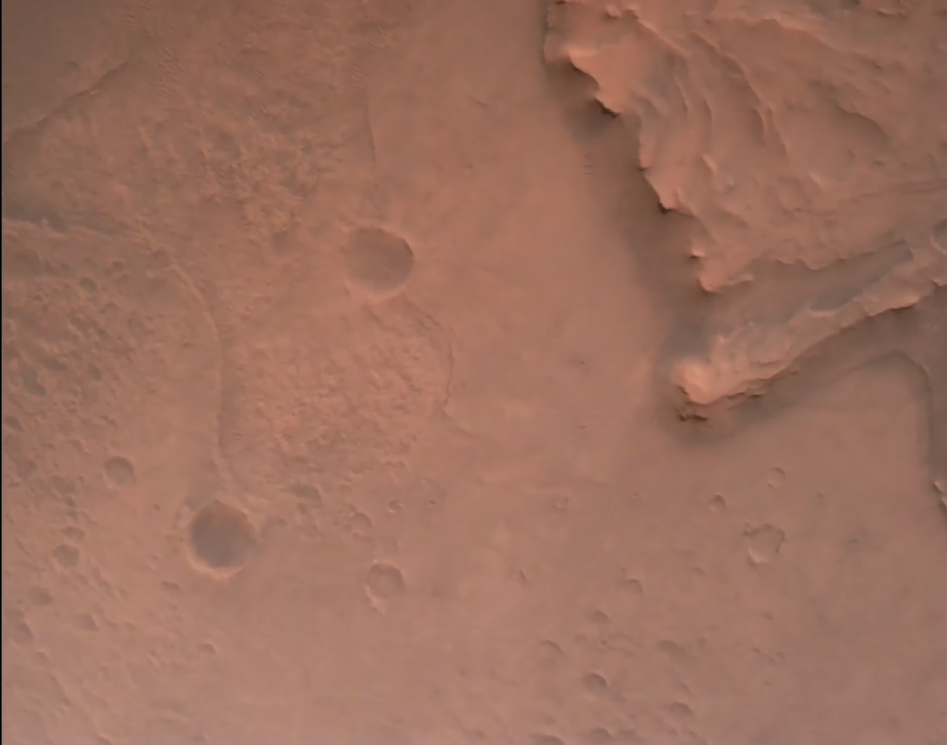
#> input picture data/aerials/Mars_Perseverance_descent_1.png, 947 x 745 px, shrunk from 2266 x 1782 before the run
$ python landing_jezero_west_bitwise.py
#> lines starting #> are read from the running program, lines starting #| are printed output that depends on the picture; after the words box and inside, x2 and y2 are one past the last pixel; in counts of white or black regions, pixels touching at a corner belong together
### src/perseverance/__init__.py
import matplotlib
matplotlib.use('Qt5Agg')

from os.path import dirname, realpath, join

assetsdir = join(dirname(dirname(dirname(realpath(__file__)))), "data", "aerials")

def rgb2gray(img):
    r = img[:, :, 0]
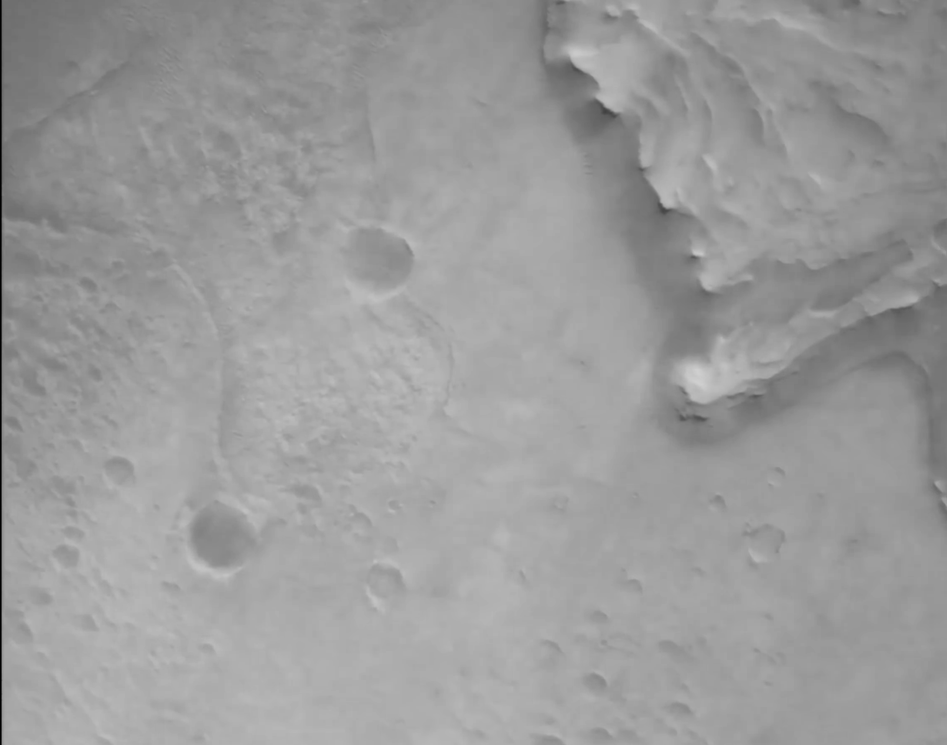
#> r: shape (745, 947) float32; min 0, max 0.812, mean 0.609
    g = img[:, :, 1]
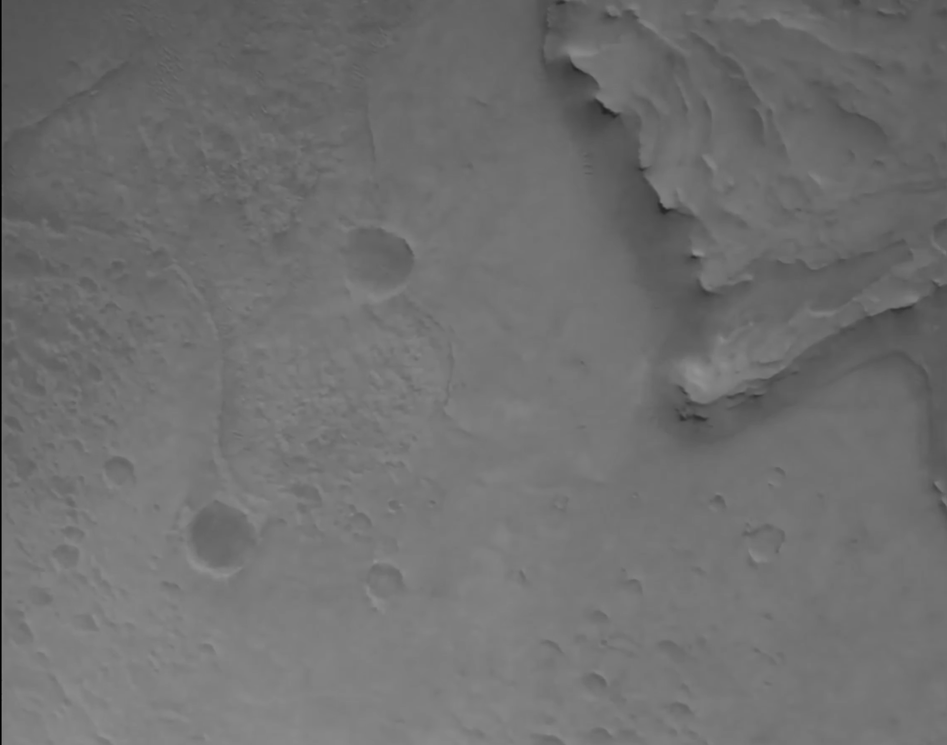
#> g: shape (745, 947) float32; min 0, max 0.573, mean 0.437
    b = img[:, :, 2]
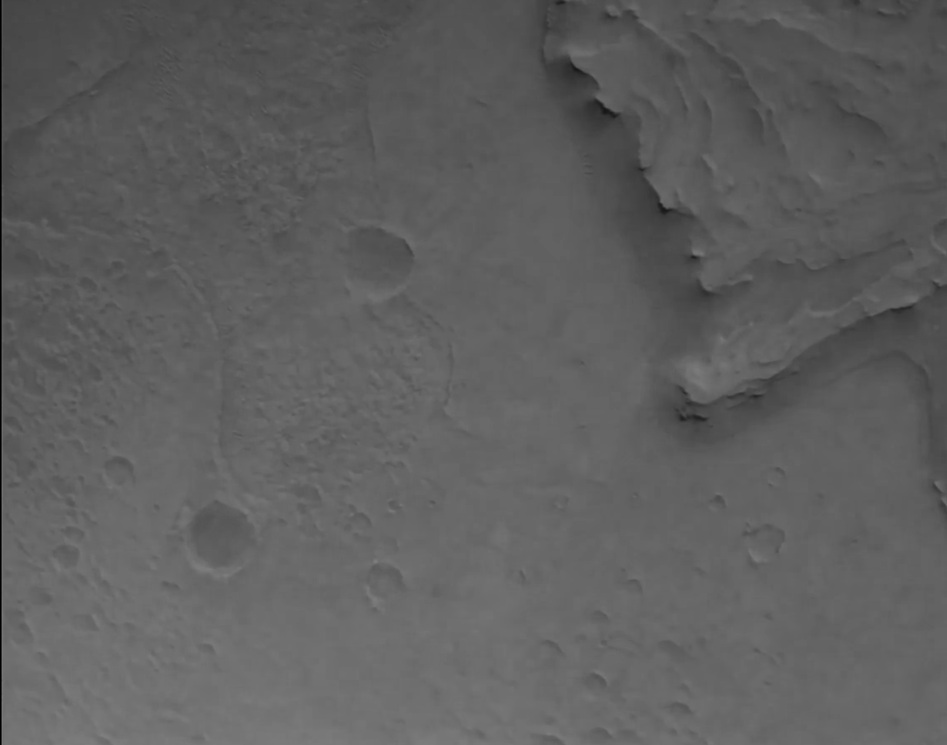
#> b: shape (745, 947) float32; min 0, max 0.494, mean 0.371
    return (
        0.2989 * r + 0.5879 * g + 0.114 * b
    )

def threshold(img, thresh=127):
    return ((img > thresh) * 255).astype("uint8")

def inverted_threshold(img, thresh=127):
    return ((img < thresh) * 255).astype("uint8")

### src/perseverance/landing_jezero_west_bitwise.py
"""
Subplots with bitwise operations between images
"""
from os.path import join

import numpy as np
import matplotlib.pyplot as plt
import matplotlib.image as mpimg

from __init__ import assetsdir, rgb2gray, threshold, inverted_threshold
from skimage import exposure
from skimage.filters import threshold_otsu, threshold_local, threshold_mean

img1 = rgb2gray(mpimg.imread(join(assetsdir, "Mars_Perseverance_descent_1.png")))
img_eq = exposure.equalize_hist(mpimg.imread(join(assetsdir, "Mars_Perseverance_descent_1.png")))
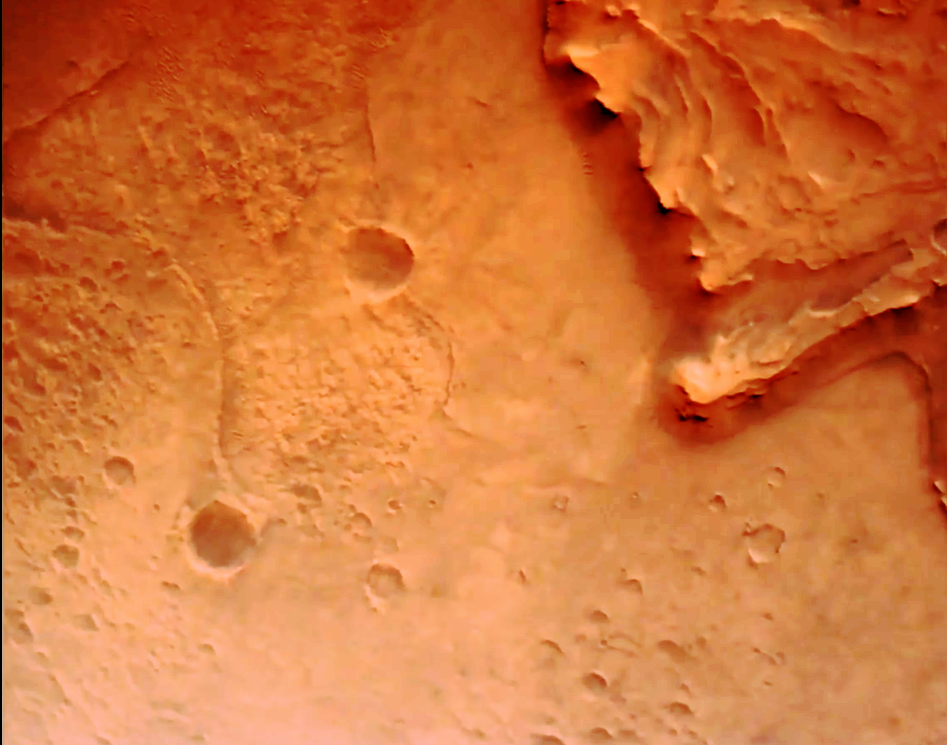
#> img_eq: shape (745, 947, 3) float32; mean R, G, B 0.828, 0.458, 0.227
img_otsu = img1 > threshold_otsu(img1)
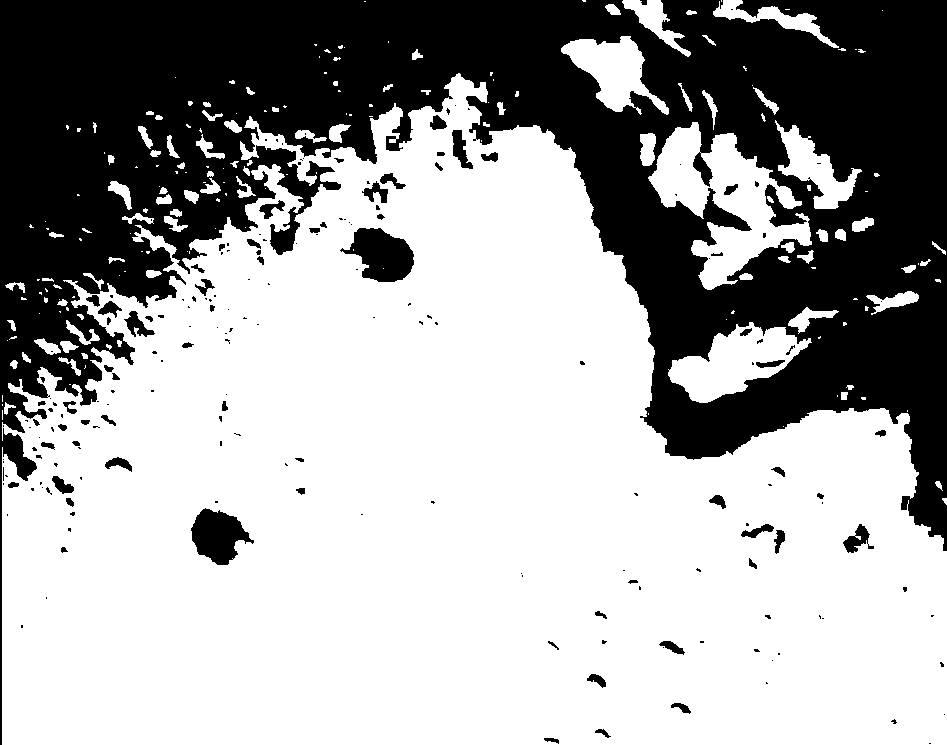
#> img_otsu: shape (745, 947) bool; 64.3% white; 198 black regions (131 under 20 px), largest, box (x1, y1, x2, y2) and area: (0, 0, 947, 745) 240564, (340, 228, 414, 282) 2512, (191, 508, 254, 565) 2169

print(img1.shape, img_eq.shape, img_otsu.shape)
#| (745, 947) (745, 947, 3) (745, 947)

_, axs = plt.subplots(2, 3, constrained_layout=True)
plt.axis("off")

print(axs)

axs[0, 0].imshow(img1)
axs[0, 0].set_title('image')

axs[0, 1].imshow(img_eq)
axs[0, 1].set_title("histogram equalize")

axs[0, 2].set_title("otsu")
axs[0, 2].imshow(img_otsu)

#
# bitwise ops
#
axs[1, 0].set_title("NOT otsu")
axs[1, 0].imshow(np.bitwise_not(img_otsu))

axs[1, 1].set_title("NOT tresh mean")
axs[1, 1].imshow(np.bitwise_not(img1 > threshold_mean(img1)))

axs[1, 2].set_title("otsu XOR thresh mean")
axs[1, 2].imshow(np.bitwise_xor(img_otsu, img1 > threshold_mean(img1)))


plt.show()
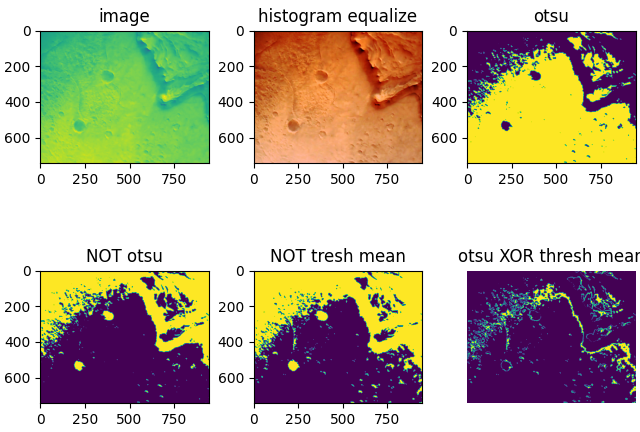
#> figure drawn by matplotlib, 6 panels

$ run again, with data/aerials/Mars_Perseverance_descent_2.png copied over data/aerials/Mars_Perseverance_descent_1.png
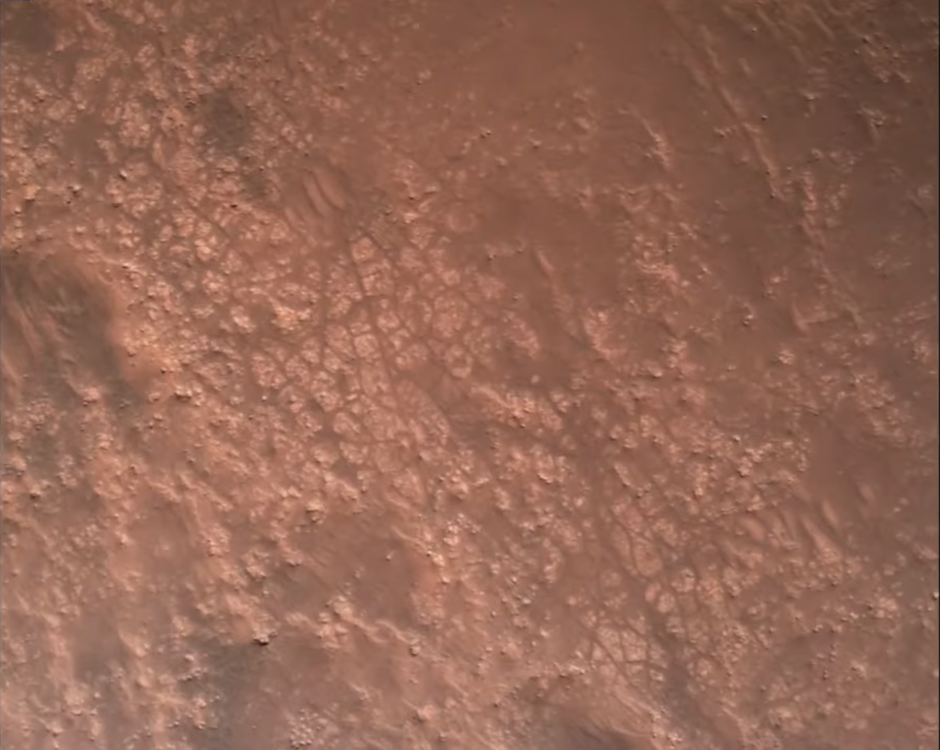
#> input picture data/aerials/Mars_Perseverance_descent_2.png, 940 x 750 px, shrunk from 2703 x 2157 before the run
#> `img_eq = exposure.equalize_hist(mpimg.imread(join(assetsdir, "Mars_Per..`:
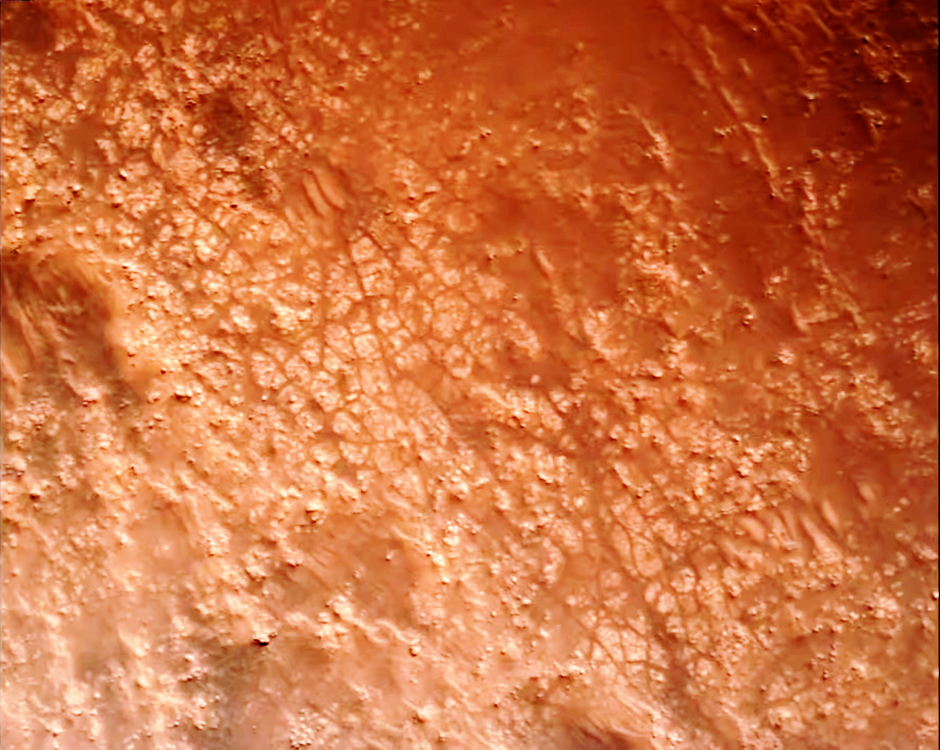
#> img_eq: shape (750, 940, 3) float32; mean R, G, B 0.81, 0.446, 0.256
#> `img_otsu = img1 > threshold_otsu(img1)`:
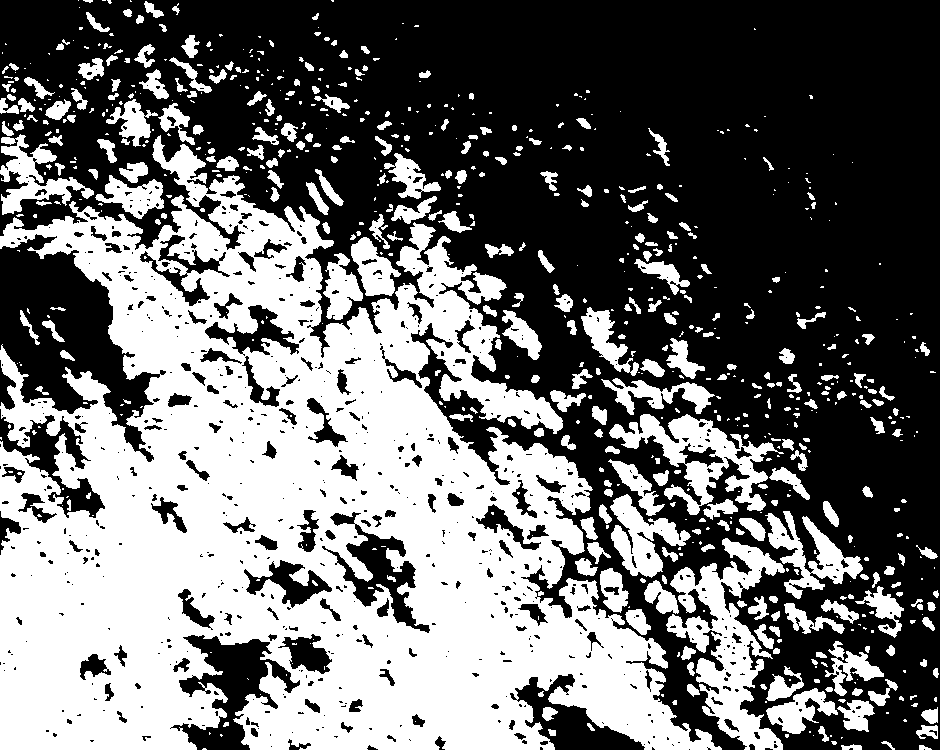
#> img_otsu: shape (750, 940) bool; 43% white; 756 white regions (425 under 20 px), largest, box (x1, y1, x2, y2) and area: (0, 135, 722, 750) 230092, (666, 538, 785, 750) 9657, (609, 414, 784, 515) 5990
#| (750, 940) (750, 940, 3) (750, 940)

$ run again, with data/aerials/Mars_Perseverance_descent_3.png copied over data/aerials/Mars_Perseverance_descent_1.png
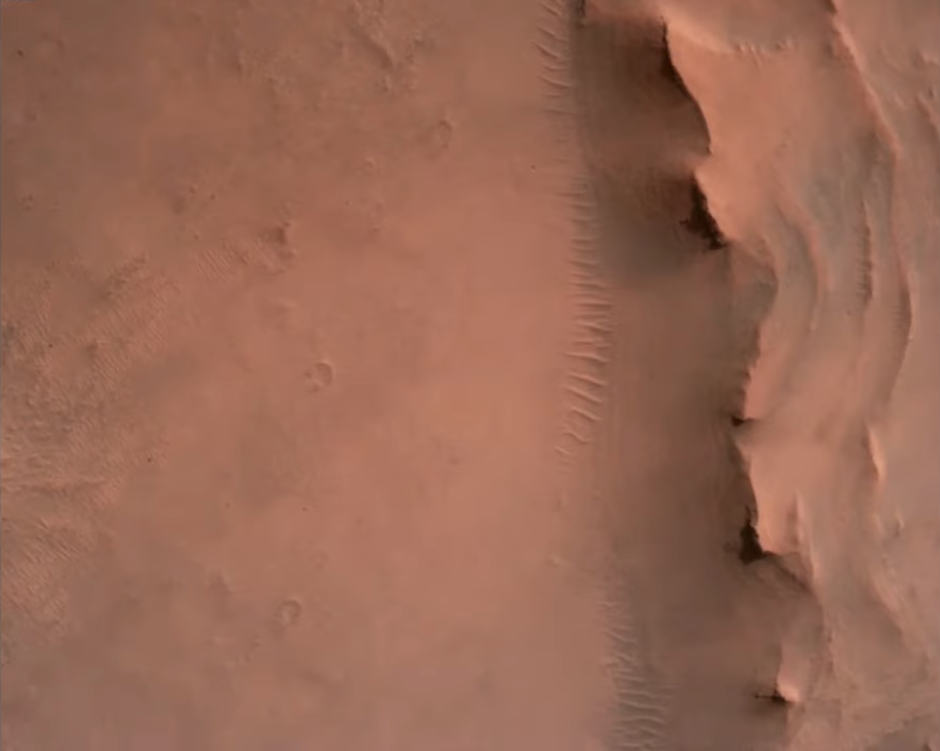
#> input picture data/aerials/Mars_Perseverance_descent_3.png, 940 x 751 px, shrunk from 2696 x 2155 before the run
#> `img_eq = exposure.equalize_hist(mpimg.imread(join(assetsdir, "Mars_Per..`:
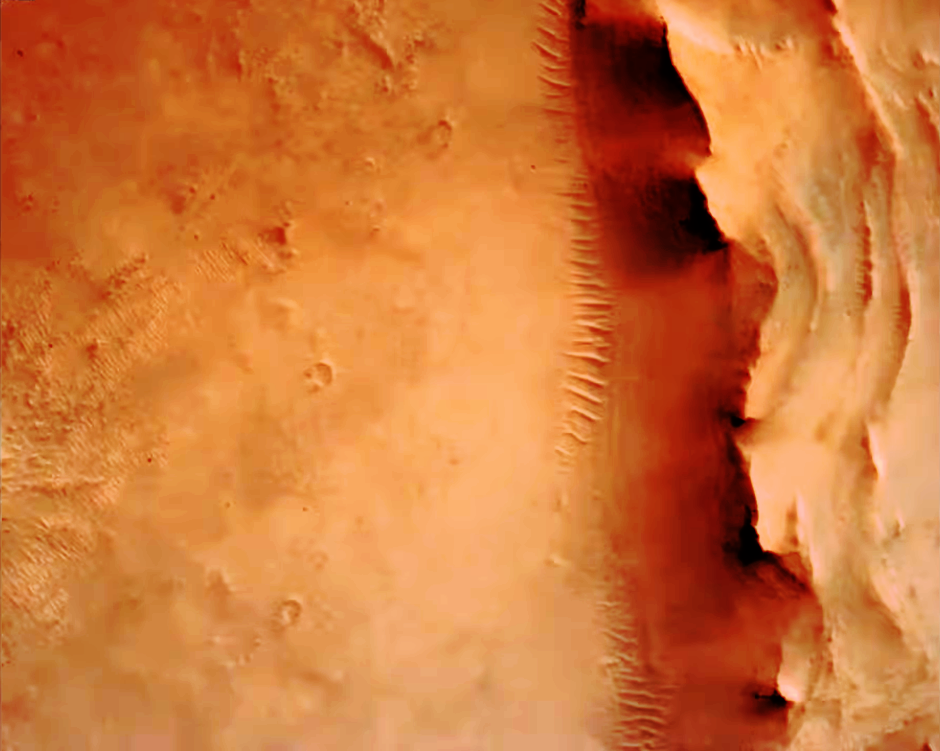
#> img_eq: shape (751, 940, 3) float32; mean R, G, B 0.815, 0.47, 0.229
#> `img_otsu = img1 > threshold_otsu(img1)`:
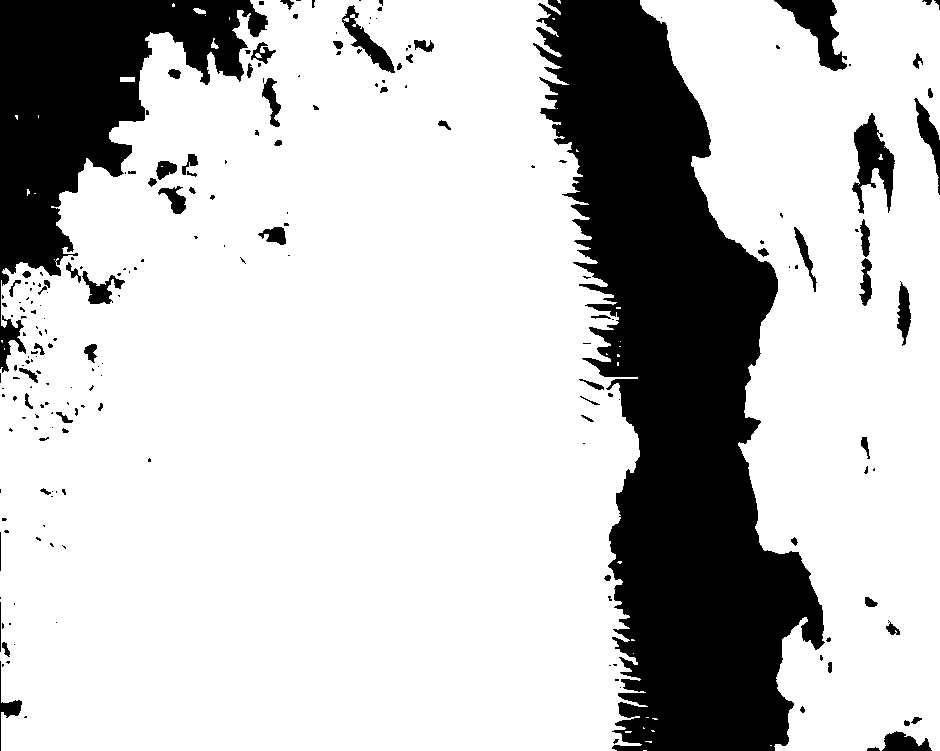
#> img_otsu: shape (751, 940) bool; 77.1% white; 213 black regions (141 under 20 px), largest, box (x1, y1, x2, y2) and area: (533, 0, 825, 751) 111017, (0, 0, 268, 373) 36291, (774, 0, 847, 71) 2077
#| (751, 940) (751, 940, 3) (751, 940)

$ run again, with data/aerials/2.1.01.tiff saved as data/aerials/Mars_Perseverance_descent_1.png
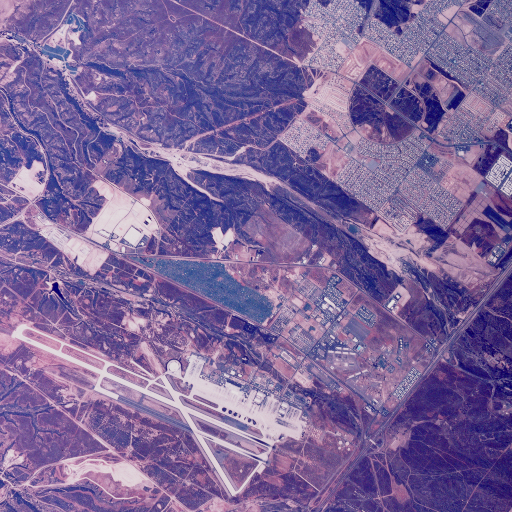
#> input picture data/aerials/2.1.01.tiff, 512 x 512 px
#> `img_eq = exposure.equalize_hist(mpimg.imread(join(assetsdir, "Mars_Per..`:
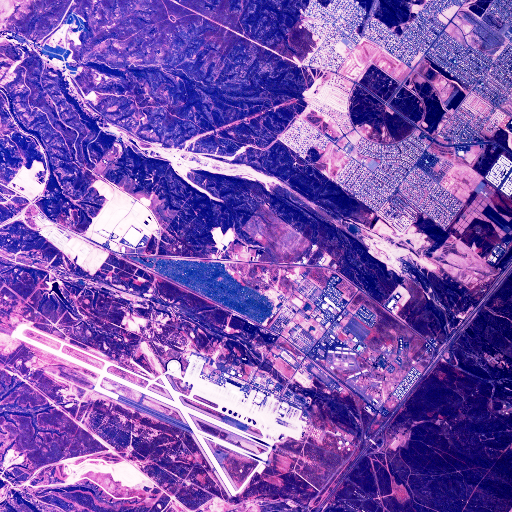
#> img_eq: shape (512, 512, 3) float32; mean R, G, B 0.483, 0.338, 0.687
#> `img_otsu = img1 > threshold_otsu(img1)`:
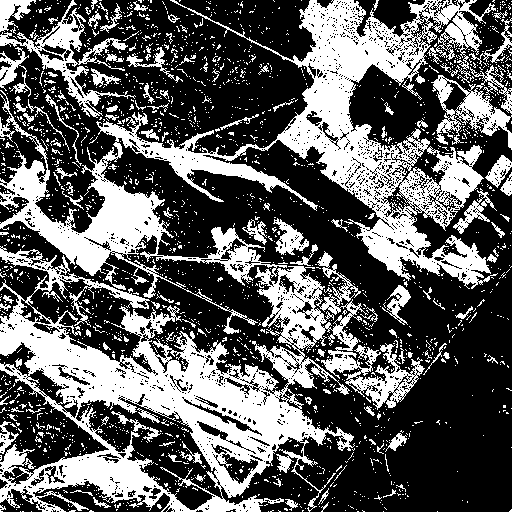
#> img_otsu: shape (512, 512) bool; 36.9% white; 2109 white regions (1976 under 20 px), largest, box (x1, y1, x2, y2) and area: (0, 0, 498, 512) 75943, (0, 0, 136, 118) 2808, (431, 75, 512, 150) 2036
#| (512, 512) (512, 512, 3) (512, 512)
